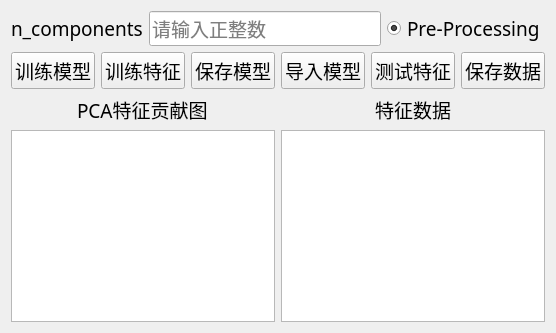
      <widget class="QWidget" name="page_PCA">
       <layout class="QGridLayout" name="gridLayout_8">
        <item row="0" column="0" colspan="2">
         <layout class="QHBoxLayout" name="horizontalLayout_15">
          <item>
           <widget class="QLabel" name="label_n_components_pca">
            <property name="font">
             <font>
              <family>微软雅黑</family>
              <pointsize>14</pointsize>
             </font>
            </property>
            <property name="toolTip">
             <string>目标维度</string>
            </property>
            <property name="text">
             <string>n_components</string>
            </property>
           </widget>
          </item>
          <item>
           <widget class="QLineEdit" name="n_components_pca">
            <property name="font">
             <font>
              <family>微软雅黑</family>
              <pointsize>14</pointsize>
             </font>
            </property>
            <property name="placeholderText">
             <string>请输入正整数</string>
            </property>
           </widget>
          </item>
          <item>
           <widget class="QRadioButton" name="Pre_Processing_pca">
            <property name="font">
             <font>
              <family>微软雅黑</family>
              <pointsize>14</pointsize>
             </font>
            </property>
            <property name="toolTip">
             <string>对原始数据进行预处理</string>
            </property>
            <property name="text">
             <string>Pre-Processing</string>
            </property>
            <property name="checked">
             <bool>true</bool>
            </property>
           </widget>
          </item>
         </layout>
        </item>
        <item row="1" column="0" colspan="2">
         <layout class="QHBoxLayout" name="horizontalLayout_16">
          <item>
           <widget class="QPushButton" name="xunlian_pca">
            <property name="font">
             <font>
              <family>微软雅黑</family>
              <pointsize>14</pointsize>
             </font>
            </property>
            <property name="toolTip">
             <string>对数据进行PCA建模</string>
            </property>
            <property name="text">
             <string>训练模型</string>
            </property>
           </widget>
          </item>
          <item>
           <widget class="QPushButton" name="xunliantezheng_pca">
            <property name="font">
             <font>
              <family>微软雅黑</family>
              <pointsize>14</pointsize>
             </font>
            </property>
            <property name="toolTip">
             <string>提取训练数据的PCA特征</string>
            </property>
            <property name="text">
             <string>训练特征</string>
            </property>
           </widget>
          </item>
          <item>
           <widget class="QPushButton" name="baocunmoxing_pca">
            <property name="font">
             <font>
              <family>微软雅黑</family>
              <pointsize>14</pointsize>
             </font>
            </property>
            <property name="text">
             <string>保存模型</string>
            </property>
           </widget>
          </item>
          <item>
           <widget class="QPushButton" name="daorumoxing_pca">
            <property name="font">
             <font>
              <family>微软雅黑</family>
              <pointsize>14</pointsize>
             </font>
            </property>
            <property name="text">
             <string>导入模型</string>
            </property>
           </widget>
          </item>
          <item>
           <widget class="QPushButton" name="ceshitezheng_pca">
            <property name="font">
             <font>
              <family>微软雅黑</family>
              <pointsize>14</pointsize>
             </font>
            </property>
            <property name="toolTip">
             <string>提取测试数据的PCA特征</string>
            </property>
            <property name="text">
             <string>测试特征</string>
            </property>
           </widget>
          </item>
          <item>
           <widget class="QPushButton" name="baocunshujv_pca">
            <property name="font">
             <font>
              <family>微软雅黑</family>
              <pointsize>14</pointsize>
             </font>
            </property>
            <property name="toolTip">
             <string>保存特征数据</string>
            </property>
            <property name="text">
             <string>保存数据</string>
            </property>
           </widget>
          </item>
         </layout>
        </item>
        <item row="2" column="0" alignment="Qt::AlignHCenter">
         <widget class="QLabel" name="label_tezhenggongxiantu_pca">
          <property name="font">
           <font>
            <family>微软雅黑</family>
            <pointsize>14</pointsize>
           </font>
          </property>
          <property name="text">
           <string>PCA特征贡献图</string>
          </property>
         </widget>
        </item>
        <item row="2" column="1" alignment="Qt::AlignHCenter">
         <widget class="QLabel" name="label_tezhengshujv_pca">
          <property name="font">
           <font>
            <family>微软雅黑</family>
            <pointsize>14</pointsize>
           </font>
          </property>
          <property name="text">
           <string>特征数据</string>
          </property>
         </widget>
        </item>
        <item row="3" column="1">
         <widget class="QTableWidget" name="pca_features"/>
        </item>
        <item row="3" column="0">
         <widget class="QGraphicsView" name="pca_gongxiantu"/>
        </item>
       </layout>
      </widget>
